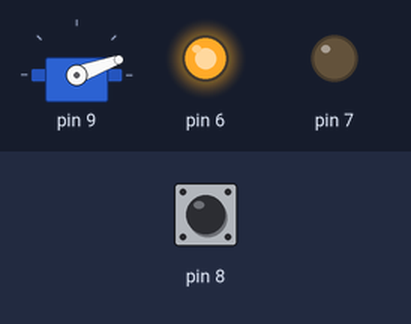
A sketch run on a simulated Arduino Uno, built with avr-gcc and run on an emulated ATmega328P. Parts: servo, output pins drawn as LEDs (lit = HIGH). Dashed ring = blinking. The inputs (shaded band) are chosen by the test bench; at power-on: pin 8 HIGH.

Above: at 1.2 s.
1.3 s: pin 8 pulled LOW for 0.15 s
At 1.47 s:
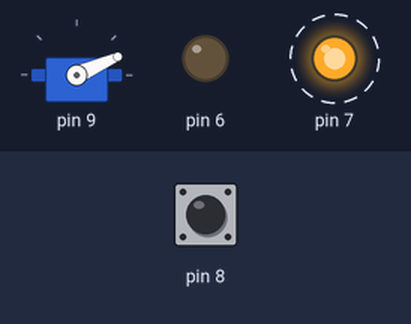
4.3 s: pin 8 pulled LOW for 1 s
At 4.96 s:
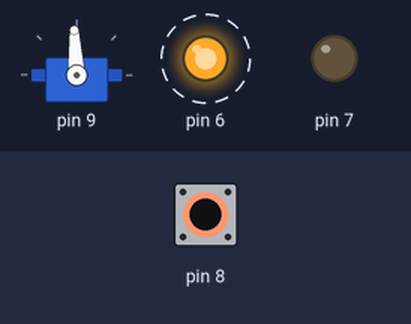
7.3 s: pin 8 pulled LOW for 0.15 s
At 12.7 s:
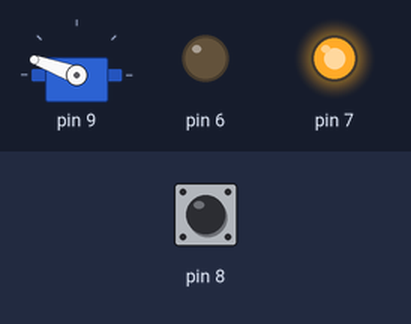
13.4 s: pin 8 pulled LOW for 3.2 s
At 13.56 s:
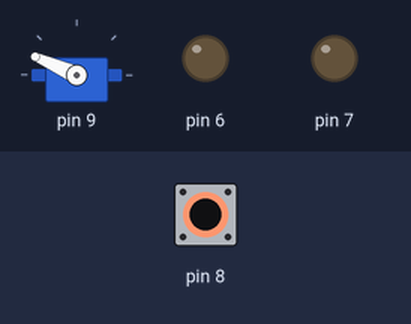
Timing chart, 0 to 19.1 s (numbered marks = the images above; inputs shaded):
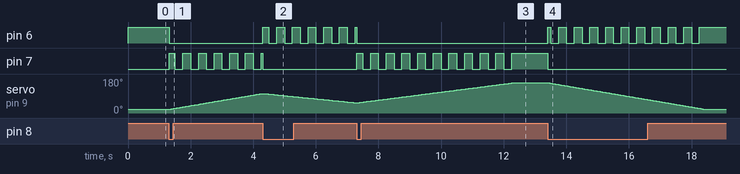

The sketch:

multiChannelServoControl.ino
```cpp
#include <Servo.h>
#include "ServoWithDelay.h"

const byte SERVO_COUNT = 1;

ServoWithDelay servos[SERVO_COUNT];

// 6 + 7 LED
// 8  = switch
// 9 = servo

void setup() {
    servos[0].setTransitionDelayMS(5000);
    servos[0].setPositions(20,160);
    servos[0].attach(9,6,7,8);

    // servos[1].attach(5,6,7,8);
    // Serial.begin(9600);
}

void loop() {
    unsigned long now = millis();

    for (byte i=0; i < SERVO_COUNT; ++i) {
        servos[i].tick(now);
    }


}
```

ServoWithDelay.cpp
```cpp
#include "ServoWithDelay.h"

ServoWithDelay::ServoWithDelay() :
    mPositionA(45),
    mPositionB(135),
    mMode(0),
    mTransitionDelayMS(2000),
    mLastButtonPressMS(0),
    mAnimationStartValue(0),
    mAnimationStartTime(0),
    mAnimationEndTime(0),
    mAnimationEndValue(0),
    mServoAt(0),
    mDown(false) {
}

void ServoWithDelay::attach(byte servoPin, byte ledAPin, byte ledBPin, byte buttonPin, bool setPinDirections) {
    mServoPin = servoPin;
    mLedAPin = ledAPin;
    mLedBPin = ledBPin;
    mButtonPin = buttonPin;

    if (setPinDirections) {
        pinMode(mServoPin,OUTPUT);
        pinMode(mLedAPin,OUTPUT);
        pinMode(mLedBPin,OUTPUT);
        pinMode(mButtonPin,INPUT);
        digitalWrite(mButtonPin,1);
    }

    mServo.attach(mServoPin);
    mServo.write(mPositionA);
    mServoAt = mPositionA;
    digitalWrite(mLedAPin,1);
    digitalWrite(mLedBPin,0);
}

void ServoWithDelay::tick(unsigned long now) {
    byte buttonState = digitalRead(mButtonPin);
    if (buttonState == 0) {
        // For initial entry.
        if (mLastButtonPressMS == 0) {
            mLastButtonPressMS = now;
        }

        long diff = now - mLastButtonPressMS;

        if (diff < 0) {
            diff = -diff;
        }
        if (!mDown && diff > 10) {
            mDown = true;
            mLastButtonPressMS = now;

            digitalWrite(mMode == 0 ? mLedAPin : mLedBPin, 0);

            mMode ^= 1;

            // Serial.print("AS:");
            // Serial.println(mServoAt);
            mAnimationStartValue = mServoAt;
            // TODO: for reversals - this should adapt the animation duration...
            mAnimationEndValue = mMode == 0 ? mPositionA : mPositionB;
            // Serial.print("AE:");
            // Serial.println(mAnimationEndValue);
            mAnimationStartTime = now;
            mAnimationEndTime = now + mTransitionDelayMS;

        }
    } else if (buttonState == 1) {
        if (now - mLastButtonPressMS > 50) {
            mDown = false;
        }
    }

    if (mAnimationStartTime != 0) {
        if (now >= mAnimationEndTime) {
            setServo(mAnimationEndValue);
            mAnimationStartTime = mAnimationEndTime = 0;
            digitalWrite(mMode == 0 ? mLedAPin : mLedBPin, 1);
        } else {
            digitalWrite(mMode == 0 ? mLedAPin : mLedBPin, now% 500 > 250);

            long animationRange = mAnimationEndValue - mAnimationStartValue;
            long delta = now - mAnimationStartTime;
            if (delta < 0) {
                setServo(mAnimationEndValue);
                mAnimationStartTime = mAnimationEndTime = 0;
            } else {
                long progress = animationRange * delta / mTransitionDelayMS;
                setServo(mAnimationStartValue + (int)(progress));
            }
        }
    }
}

void ServoWithDelay::setServo(byte value) {
    // Serial.print(value);
    // Serial.println();

    if (mServoAt != value) {
        mServoAt = value;
        mServo.write(value);
    }
}

void ServoWithDelay::setTransitionDelayMS(int value) {
    mTransitionDelayMS = value;
}

void ServoWithDelay::setPositions(byte a, byte b) {
    mPositionA = a;
    mPositionB = b;
}
```

ServoWithDelay.h
```cpp
#ifndef _SERVOWITHDELAY_H
#define _SERVOWITHDELAY_H

#include <arduino.h>
#include <inttypes.h>
#include <Servo.h>

class ServoWithDelay {
public:
    ServoWithDelay();

    void attach(byte servoPin, byte ledAPin, byte ledBPin, byte buttonPin, bool setPinDirections = true);
    void setPositions(byte a, byte b);
    void setTransitionDelayMS(int delay);

    void tick(unsigned long now);


private:
    void setServo(byte value);

    byte mServoPin;
    byte mLedAPin;
    byte mLedBPin;
    byte mButtonPin;

    byte mPositionA;
    byte mPositionB;

    byte mAnimationStartValue;
    unsigned long mAnimationStartTime;
    unsigned long mAnimationEndTime;
    byte mAnimationEndValue;
    byte mServoAt;

    byte mMode;

    Servo mServo;

    int mTransitionDelayMS;

    unsigned long mLastButtonPressMS;

    bool mDown;
};

#endif
```

Measured:
- after the input at 1.3 s, pin 6: HIGH → LOW at once; pin 7: alternates HIGH for 0.25 s and LOW for 0.25 s, starting at once; servo on pin 9: moves from 20° to 103° over 2.9 s, starting after 0.05 s
- after the input at 4.3 s, pin 6: alternates HIGH for 0.25 s and LOW for 0.25 s, starting at once
- after the input at 7.3 s, pin 7: alternates HIGH for 0.25 s and LOW for 0.25 s, 21 changes in all, then stays HIGH, starting at once
- after the input at 13.4 s, pin 6: LOW → HIGH at once, then repeats every 0.50 s: LOW 0.25 s, HIGH 0.25 s; pin 7: HIGH → LOW at once; servo on pin 9: moves from 160° to 20° over 5.0 s, starting at once
